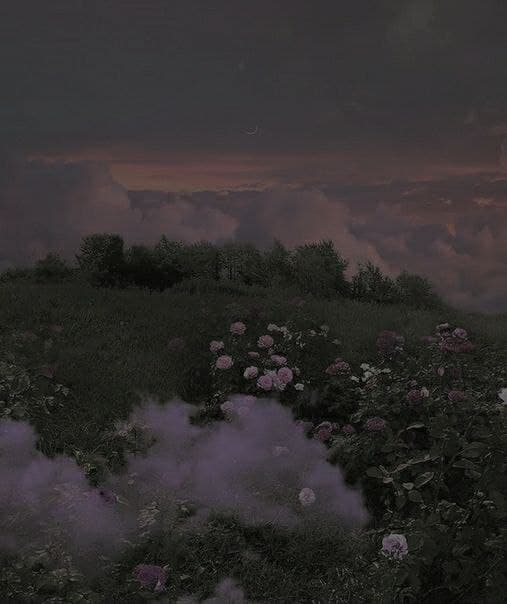
#> input picture 1.jpg, 507 x 604 px
$ python main.py
#> lines starting #> are read from the running program, lines starting #| are printed output that depends on the picture; after the words box and inside, x2 and y2 are one past the last pixel; in counts of white or black regions, pixels touching at a corner belong together
#> the answer given: 1.jpg
# Импорт нужных для работы библиотек
import cv2
import imutils
import numpy as np


def func(img):  # Функция, где передаём параметры название картинки, параметр из диапазона [0, 128], параметр из диапазона [128, 255]
#> called with img = '1.jpg'
    image = cv2.imread(img)  # Прочитываем изображение
#> image is the input picture: shape (604, 507, 3); mean B, G, R 46.8, 47.1, 50.5
    gray_img = cv2.cvtColor(image, cv2.COLOR_BGR2GRAY)  # Преобразуем изображение в чб формат

    plist = []  # Список для хранения массива пикселей
    # Заполнение списка массивом пикселей
    for i in range(gray_img.shape[0]):
        for j in range(gray_img.shape[1]):
            plist.append(gray_img[i, j])
#> after the loop, plist = 306228 items
    r_avg = int(sum(plist) / len(plist))  # Средняя яркость изображения
#> r_avg = 48
    print('Средняя яркость изображения: ', r_avg)
#| Средняя яркость изображения:  48
    thresh_img = np.zeros((gray_img.shape[0], gray_img.shape[1]),
                          dtype=np.uint8)  # Создаём новый массив заполненный 0 на основе нашего изображения.
    new_plist = []  # Новый список для хранения преобразованного массива пикселей
    # Заполнение списка массивом преобразованных пикселей в соответсвии с указанными параметрами из диапазонов
    for i in range(gray_img.shape[0]):
        for j in range(gray_img.shape[1]):
            if gray_img[i, j] < r_avg:
                thresh_img[i, j] = (128*thresh_img[i, j])/r_avg
                # print(i, j)
            elif gray_img[i, j] >= r_avg:
                thresh_img[i, j] = (((thresh_img[i, j] - r_avg)*127)/(255-r_avg)) - 128
            new_plist.append(thresh_img[i, j])
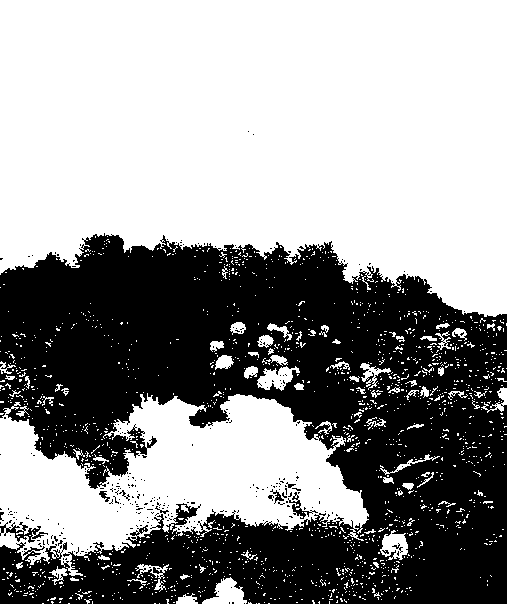
#> thresh_img: shape (604, 507); values 0 (black) and 99 (white), 58.8% white; 300 black regions (290 under 20 px), largest, box (x1, y1, x2, y2) and area: (0, 233, 507, 604) 124496, (0, 522, 48, 543) 336, (288, 492, 318, 519) 183
#> after the loop, new_plist = 306228 items
    new_r_avg = int(sum(new_plist) / len(new_plist))  # Средняя яркость изображения после преобразования
#> new_r_avg = 58
    print('Средняя яркость изображения: ', new_r_avg)
#| Средняя яркость изображения:  58
    cv2.imshow('original image', imutils.resize(gray_img, 400))  # Выводим исходное изображение
    cv2.imshow('precewise image', imutils.resize(thresh_img, 400))  # Выводим преобразованное изображение
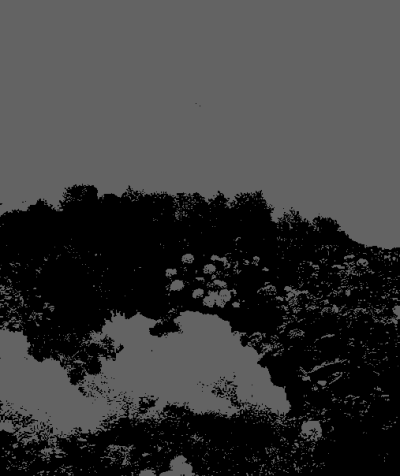
#> window 'precewise image': shape (476, 400); min 0, max 99, mean 58.3
    if cv2.waitKey(
            0):  # Делаем остановку для того, чтоб с экрана не пропали изображения, пока пользователь не закроет сам
#> (key Esc is pressed here)
        cv2.destroyWindow()


# Вводим нужные нам параметры
img = input('Ведите название картинки: ')

func(img)  # Запускаем функцию

$ run again, on 3.jpg
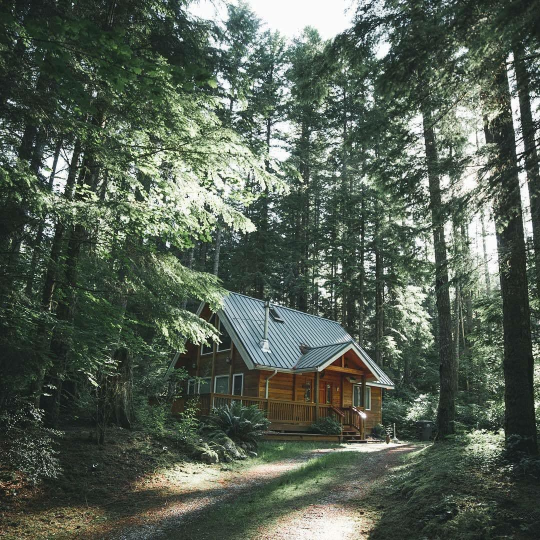
#> input picture 3.jpg, 1080 x 1080 px (shown at 1/2 size)
#> in func, image is the input picture: shape (1080, 1080, 3); mean B, G, R 83.8, 96.4, 85.6
#> after the loop in func, `for i in range(gray_img.shape[0]):`: plist = 1166400 items
#> r_avg = 91
#| Средняя яркость изображения:  91
#> after the loop in func, `for i in range(gray_img.shape[0]):`:
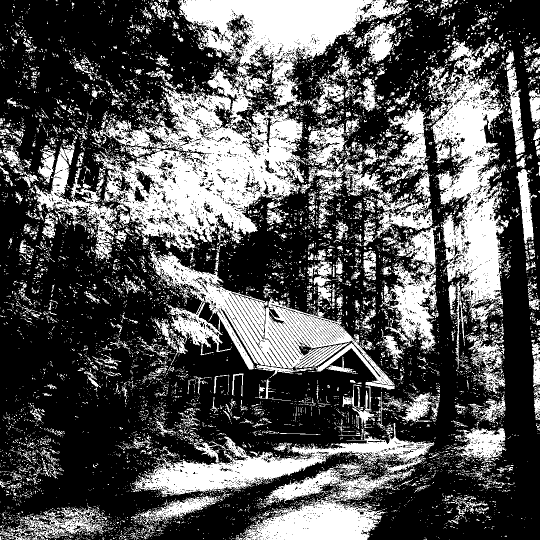
#> thresh_img: shape (1080, 1080) (shown at 1/2 size); values 0 (black) and 58 (white), 34% white; 10279 white regions (9483 under 20 px), largest, box (x1, y1, x2, y2) and area: (187, 0, 818, 504) 109257, (264, 846, 868, 1080) 47169, (853, 134, 1017, 739) 40134
#> after the loop in func, `for i in range(gray_img.shape[0]):`: new_plist = 1166400 items
#> new_r_avg = 19
#| Средняя яркость изображения:  19
#> in func, `cv2.imshow('precewise image', imutils.resize(thresh_img, 400))`:
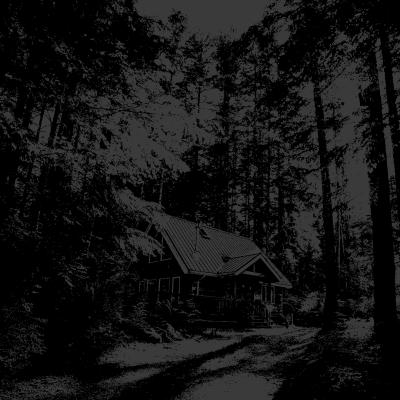
#> window 'precewise image': shape (400, 400); min 0, max 58, mean 19.7
